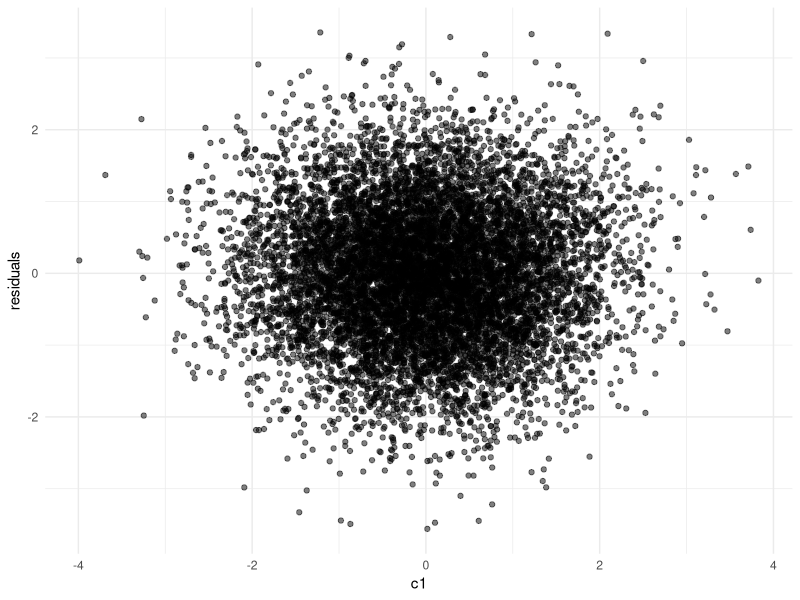

Generate this figure with R: (Note: this script raises an error after producing the figure.)
# Here we create a script to create a data simulation for panel data. 
# We simulate X and Y, having autoregressive effects and a lag-1 crossed effect. 
# X and Y are both affected by a number of confounding variables C, which have stable effects
# over time as they represent time-invariant confounding variables, such as IQ. 
# The data simulation model will have the following properties:
#
# 1. Each variable will have an innovation (or unexplained variance) such that the total variance of each variable is 1.
# 2. Each variable will have a mean of 0. 
# 3. The autoregressive effects will be set to 0.25 for both X and Y.
# 4. The crossed lag-1 effect of X on Y will be set to 0.1.
# 5. The confounding variables will have effects of 0.2 on X and 0.15 Y.
# 6. The innovations will have residual correlations of 0.3 at each time-point, but not across time-points.
#
# Let's rephrase what we are doing here. We have got some knowns, because we specify them. They include the
# effects matrix A, the effects matrix B and the variance matrix psi. We also know that the diagonal of S 
# is supposed to be 1. This leaves us with 2 unknowns. We do not know the variance of the innovations, and we
# do not know the covariance between X and Y. Hence all code is actually just a way of solving for these unknowns
# that we need to simulate data. 

# reproducibility
set.seed(427) 

# load required libraries
library(mvtnorm)
library(psych)                                             # for descriptives
library(lavaan)                                            # for fitting CLPM
library(tidyverse)

### CLPM parameters ###
N <- 100000                                                # number of people
T <- 5                                                     # number of time points

ax <- 0.25                                                 # effect of X_(t-1) on X_t
ay <- 0.25                                                 # effect of Y_(t-1) on Y_t
bx <- 0.10                                                 # effect of Y_(t-1) on X_t
by <- 0.10                                                 # effect of X_(t-1) on Y_t
rho <- 0.30                                                # residual correlation of innovations
                                                          
# create the path matrix A from these effects
A <- matrix(c(ax, by, bx, ay), nrow = 2, byrow = TRUE)

### confounder parameters ###
k_lin   <- 3                                               # number of base/linear confounders
k_quad  <- 3                                               # number of "quadratic" confounders
k_cubic <- 3                                               # number of "cubic" confounders

k <- k_lin + k_quad + k_cubic                              # total number of confounders (linear + quadratic + cubic)

# effects of confounders on X and Y
gamma_x <- c(0.30, 0.20, 0.10,                             # linear terms
             0.05, 0.02, 0.00,                             # quadratic terms
             0.02, 0.1, 0.00)                              # cubic terms

gamma_y <- c(0.30, 0.20, 0.10,                             # linear terms
             0.05, 0.02, 0.00,                             # quadratic terms
             0.02, 0.1, 0.00)                              # cubic terms

# create the full path matrix B from these effects (2 x k)
B <- rbind(gamma_x, gamma_y)

# variances of *base* confounders (C1, C2, C3); they are N(0,1) and independent
tau2 <- rep(1, k_lin)                                     

# covariance matrix for the base confounders (3 x 3 identity here)
Psi_base <- diag(tau2)                                     

# generate base confounders
U_lin <- rmvnorm(N, mean = rep(0, k_lin), sigma = Psi_base)

# make quadratics and cubics (deterministic transforms of U_lin)
U_quad_raw  <- U_lin^2
U_cubic_raw <- U_lin^3

# standardize to mean 0, variance 1
U_quad  <- scale(U_quad_raw)
U_cubic <- scale(U_cubic_raw)

# combine into full confounder matrix (N x k)
U <- cbind(U_lin, U_quad, U_cubic)

# empirical covariance matrix of all confounder terms (linear, quadratic, cubic)
Psi  <- cov(U)

### varcov matrixes ###
# we want the variance of each variable to be 1
S_target <- diag(2)                                        # since we have two variables, X and Y, we create a 2x2 identity matrix. 
                                                           # This assumes NO covariance between X and Y further than the effects that were specified before.

# the confounders are the only exogenous variables
# and as such, we can calculate the variance that they contribute to each variable (or occasion of the variable) directly
# which is simply the variance of the confounders*effect size.
# Psi contains their varcov matrix, and B contains the effect sizes. 
# we use var(Ax) = A*var(x)*A' -> B*Psi*B'
# Note: here Psi is the full covariance of (C_lin, C_quad, C_cubic).
S_U  <- B %*% Psi %*% t(B)

# now we want to specify a correlation rho between the innovations of X and Y,
# which means the part that is not explained by the confounders or lagged relationships
# still correlates between X and Y. Our job is to find out: given we specify a value rho,
# denoting the correlation between the innovations of X and Y, what must the covariance between X and Y be,
# while accounting for the covariance that is already induced by the confounders and the lagged relationships.
# In one question: Given S_U, A and our desired rho, what must the covariance between X and Y be in order for
# the system to be stationary? 

find_c <- function(A, S_U, rho) {

  # function of c: difference between actual innovation correlation and target rho
  f <- function(c) {

    # target stationary covariance of (X_t, Y_t)
    # the variances are 1 since we specified them to be
    # and the covariance is c, which we are searching for
    S_target_c <- matrix(c(1, c,
                           c, 1),
                         nrow = 2, byrow = TRUE)
    
    # dynamic part variance
    # first we get rid of the confounder-induced variance
    S_dyn_c <- S_target_c - S_U
    
    # now we can compute the innovation covariance matrix
    # based on the stationarity constraints
    Sigma_e_c <- S_dyn_c - t(A) %*% S_dyn_c %*% A
    
    # compute correlation of innovations
    # the variance of innovations of X is v1
    v1 <- Sigma_e_c[1, 1]
    # the variance of innovations of Y is v2
    v2 <- Sigma_e_c[2, 2]
    # their covariance is cov12
    cov12 <- Sigma_e_c[1, 2]
    # their correlation is then:
    corr_e <- cov12 / sqrt(v1 * v2)
    
    # this is then the difference between the desired correlation and the actual correlation
    corr_e - rho
  }

  # now this function f(c) should be zero when we have found the correct c
  # as such we can look for the value of c that makes f(c) = 0 (i.e., corr_e = rho).
  uniroot(f, interval = c(-0.99, 0.99))$root
}

# use the function to find the required covariance between X and Y
c_stat <- find_c(A, S_U, rho)

# overwrite S_target to include the stationary covariance between X and Y
S_target <- matrix(c(1, c_stat,
                     c_stat, 1),
                   nrow = 2, byrow = TRUE)

# variance by the dynamic process:
# now we know that any variance that does not come directly from the confounder, must come from the dynamic process (feed forward + innovations)
# since we also know that we want the variance of our variables to be 1, we can calculate the variance that we can still 'spend'
# on the dynamic part by simple subtraction:
S_dyn <- S_target - S_U

# now we can check if our matrix is positive semidefinite (i.e. that all eigenvalues are positive)
# i.e. we do not want to set our requirement so that we must generate data with negative variances. 
# we check that here.
# first we make it robust to small numerical errors created by floating point storage (S_dyn + t(S_dyn))/2
# and then extract the eigenvalues
eS <- eigen((S_dyn + t(S_dyn))/2)$values
# check if any are very close to, or smaller than 0. 
eS[eS < 1e-10]

# now we need to compute the innovation covariance matrix.
# we compute how much innovation variance we must add, such that the dynamic process is stationary. 
# which means that the variance of X_t and Y_t do not change over time.
# read it like: how much innovation variance must we add such that the variance of each variable equals S_dyn. 
# and remember that if the variance of the dynamic process equals S_dyn, then all our variables have variances equal to S_target.
# 1. X_t = A X_(t-1) + e_t
# 2. for all variables: D_t = A D_{t-1} + e_t
# 3. S_dyn = var(D_t) = A S_dyn A' + S_e (Since var(X_t) = A^2 * var(X_{t-1}) + var(e_t))
# 4. solve for S_e: S_e = S_dyn - A S_dyn A'
# note that this only works because the system is stationary! we can exclude the variance D_t receives directly from the confounders
# since it is the same at every step, and the variance of the dynamic process is the same at every step. If this would not be the case
# we would need to use formulas to compute how much innovation should be added to each measurement occasion separately.
Sigma_e <- S_dyn - t(A) %*% S_dyn %*% A

# and again we fix potential rounding error
Sigma_e <- (Sigma_e + t(Sigma_e)) / 2

# For t = 1, there is no carryover from a previous wave. The observed var-cov should be:
# Var([X1,Y1]) = S_U + Sigma_e1. To keep the same S_target at t=1, set:
Sigma_e1 <- S_dyn                             # because S_target = S_U + S_dyn
Sigma_e1 <- (Sigma_e1 + t(Sigma_e1)) / 2

# now we can simulate the dynamic process data for X and Y
# we add here the entire variance to each variable, so that is feed forward + innovations
# these are only X1 and Y1, so they only have the direct confounder effects

#  for t = 1: no lag yet, so Ddyn = e1 with Sigma_e1 ----
Ddyn <- rmvnorm(N,                            
  mean  = c(0, 0),                            # mean of the variables X and Y = 0, since we want standardised effect sizes
  sigma = Sigma_e1)                           # dynamic part covariance for the first wave

# initialise df with N rows and 2*T + k columns. 2*T for X and Y, k for confounders
df <- matrix(NA, nrow = N, ncol = 2*T + k)
colnames(df) <- c(paste0("x", 1:T),
                  paste0("y", 1:T),
                  paste0("c", 1:k))

# save the confounder
df[, (2*T + 1):(2*T + k)] <- U

# we now add to the first wave X and Y the direct confounder effects
# where we have our confounders (U) and the effect sizes (B)
obs1 <- Ddyn + U %*% t(B)

# we can store the first wave in our dataframe now
df[, 1]    <- obs1[, 1] 
df[, 1+T ] <- obs1[, 2]

# a next wave can be simulated as:
# Ddyn <- Ddyn %*% t(A) + rmvnorm(N, sigma=Sigma_e)
# where we get the previous wave observations, times their effect sizes + the innovations such that var=1. 
# and afterwards we can again add the direct confounder effects
# obs <- Ddyn + U %*% t(B)
# write a loop to do this up to T occasions:
for(i in 2:T){ 

  # simulate the dynamic part
  Ddyn <- Ddyn %*% t(A) + rmvnorm(N, sigma = Sigma_e) 

  # add the direct confounder effects
  obs <- Ddyn + U %*% t(B) 

  # move the data to the dataframe
  df[, i]    <- obs[, 1] 
  df[, i+T ] <- obs[, 2]
}

# check that the variance of each variable are 1
round(apply(df, 2, var), 3)

# check the varcov matrix
sigma <- cov(df)
round(sigma, 3)

# check descriptives
describe(df)

# create a sample dataframe for plotting residuals 
df_sample <- df[sample(1:nrow(df), 10000), ]

# fit a linear regression between X1 and C1
lm_fit <- lm(x1 ~ c1, data = as.data.frame(df_sample))

# save the residuals
residuals <- lm_fit$residuals

# plot the residuals versus C1
ggplot(df_sample, aes(x = c1, y = residuals)) +
  geom_point(alpha = 0.5) +
  geom_smooth(method = "loess") +
  theme_minimal()

# we will run this script various times using different effect sizes to produce
# multiple datasets with different magnitudes of non-linearity. 
write.csv(df, file = "Code/Data/Data_Sim_Cubic_0.10_Pop.csv", row.names = FALSE)
